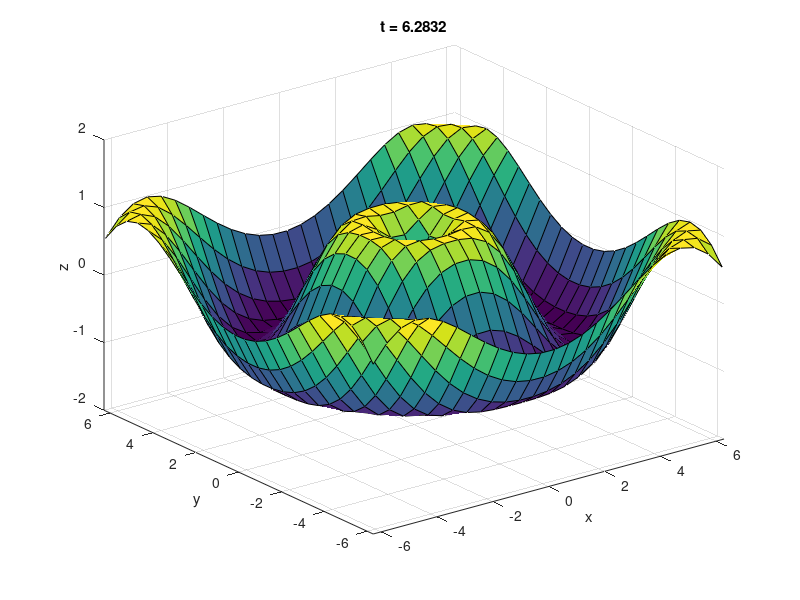

The MATLAB source for this figure:
clear;
clc;

f = @(x,y,t) sin(sqrt(x.^2 + y.^2) - 2*t);

[X,Y] = meshgrid(-2*pi:0.5:2*pi);
tt = linspace(0, 2*pi, 50);

figure(1);
clf;

for i = 1:length(tt)
    t = tt(i);
    Z = f(X,Y,t);

    surf(X,Y,Z);
    xlabel('x');
    ylabel('y');
    zlabel('z');

    axis([-2*pi, 2*pi, -2*pi, 2*pi, -2, 2]);
    title(['t = ', num2str(t)]);

    drawnow;
    pause(0.05);
end
